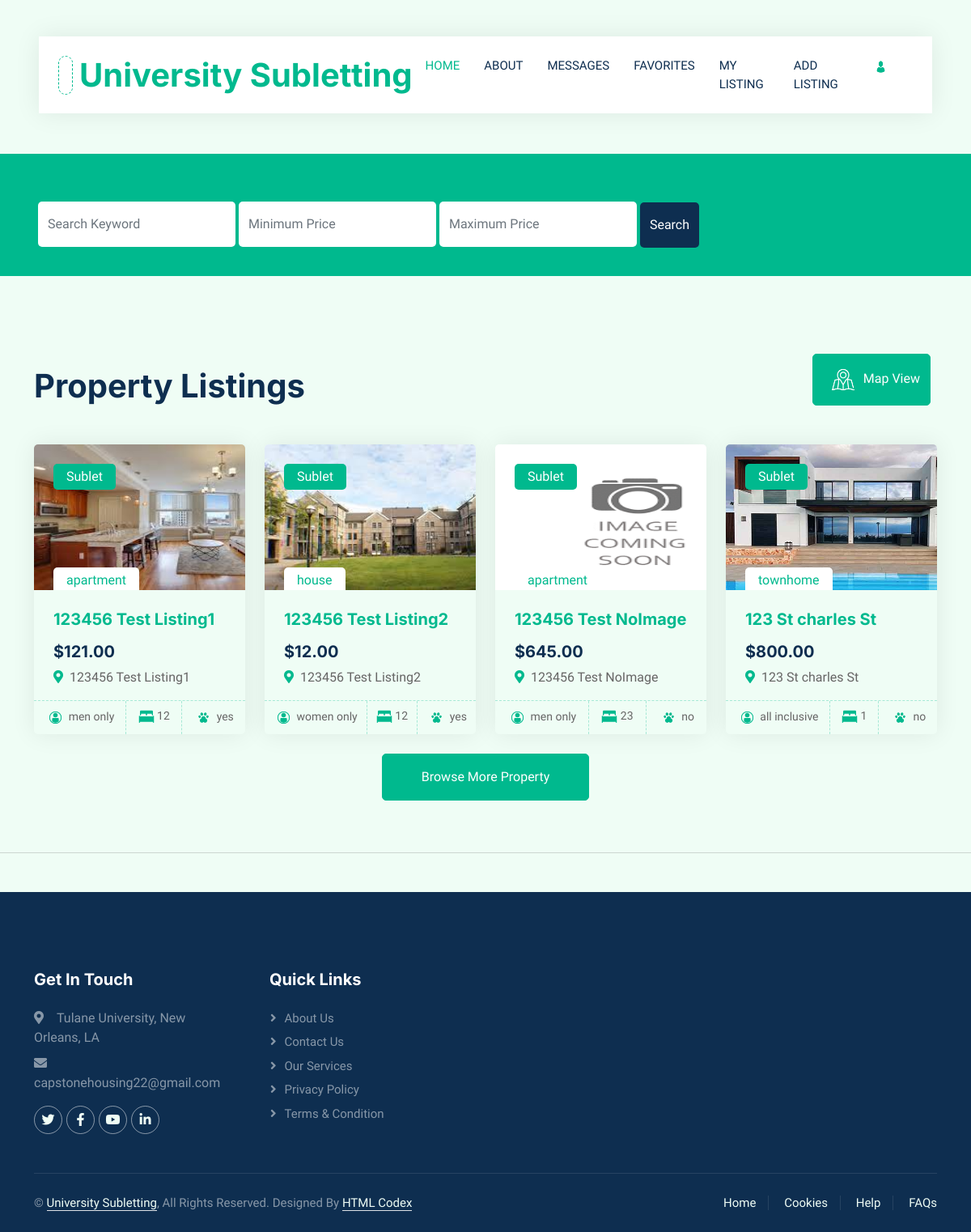
/home/, run on the app's committed database.
### hello/models.py (models this page shows)
class allinformation(models.Model):
    user = models.ForeignKey(User, on_delete=models.CASCADE, null=True)
    address = models.CharField(max_length=200, blank=True, null=True)
    city = models.CharField(max_length=200, blank=True, null=True)
    zip = models.IntegerField( blank=True, null=True)
    state = models.CharField(max_length=22, blank=True, null=True)
    hometype = models.CharField(max_length=100, blank=True, null=True)
    monthlyprice = models.DecimalField(max_digits = 100, decimal_places=2, blank=True, null=True)
    securitydeposit = models.DecimalField(max_digits = 100, decimal_places=2, blank=True, null=True)
    numbertenants = models.IntegerField(blank=True, null=True)
    gender = models.CharField(max_length=20, blank=True, null=True)
    beds = models.IntegerField( blank=True, null=True)
    addrentinfo = models.CharField(max_length=300, blank=True, null=True)
    parking = models.CharField(max_length=4, blank=True, null=True)
    pets = models.CharField(max_length=4, blank=True, null=True)
    laundry = models.CharField(max_length=20, blank=True, null=True)
    addamenityinfo = models.CharField(max_length=300, blank=True, null=True)
    image = models.ImageField(upload_to="images/",default="images/image_coming_soon.png", height_field=None, width_field=None, max_length=100,blank=True, null=True)

### hello/views.py (the view)
# urls.py: path("home/", views.home, name="home"),
def home(request):
    shome_list = allinformation.objects.all()
    return render(request, 'hello/home.html', {'shome_list': shome_list})

### hello/templates/hello/home.html (shortened to what this page needs)
{% extends "hello/layout.html" %}
{% load static %}
{% block content %}
    <head>
        <link href="https://cdnjs.cloudflare.com/ajax/libs/font-awesome/5.10.0/css/all.min.css" rel="stylesheet">
        <link href="https://cdn.jsdelivr.net/npm/bootstrap-icons@1.4.1/font/bootstrap-icons.css" rel="stylesheet">
        <link href="{% static 'lib/animate/animate.min.css' %}" rel="stylesheet">
        <link href="{% static 'lib/owlcarousel/assets/owl.carousel.min.css' %}" rel="stylesheet">
        <link href="{% static 'hello/css/bootstrap.min.css' %}" rel="stylesheet">
        <link href="{% static 'hello/css/style.css' %}" rel="stylesheet">
    </head>
    <div class="container-fluid nav-bar bg-transparent">
        <nav class="navbar navbar-expand-lg bg-white navbar-light py-0 px-4">
            <a href="{% url 'home' %}" class="navbar-brand d-flex align-items-center text-center">
                <div class="icon p-2 me-2">
                </div>
                <h1 class="m-0 text-primary">University Subletting</h1>
            </a>
            <div class="navbar-nav ms-auto">
                <a href="{% url 'home' %}" class="nav-item nav-link active">Home</a>
                <a href="{% url 'about' %}" class="nav-item nav-link">About</a>
                <a href="{% url 'messages' %}" class="nav-item nav-link">Messages</a>
                <a href="{% url 'favorites' %}" class="nav-item nav-link">Favorites</a>
                <a href="{% url 'listing' %}" class="nav-item nav-link">My Listing</a>
                <a href="{% url 'add_listing' %}" class="nav-item nav-link">Add Listing</a>
                <a href="{% url 'profile' %}" class="nav-item nav-link"><img class="img-fluid" src="{% static 'hello/images/icon-profile.png' %}" alt="Icon" style="width: 25px; height: 25px;"></a>
            </div>
        </nav>
    </div>
    <div class="container-fluid bg-primary mb-5 wow fadeIn " data-wow-delay="0.1s" style="padding: 35px; margin-top:50px">
        <div class="container">
            <div class="row g-2">
                    <div class="col-md-10">
                        <div class="row g-2">
                                    <form  action = "{% url 'search_listings' %} " method = "POST">
                                        <div style="display:inline-block;">
                                        <input type = "text" name = "search" placeholder="Search Keyword" class="form-control border-0 py-3">
                                        </div>
                                        <div style="display:inline-block;">
                                        <label for="minPrice"></label><input type="number" id="minPrice" name="minPrice" placeholder="Minimum Price" min=0  class="form-control border-0 py-3">
                                        </div>
                                        <div style="display:inline-block;">
                                        <label for="maxPrice"></label><input type="number" id="maxPrice" name="maxPrice" placeholder="Maximum Price" min=0 class="form-control border-0 py-3">
                                        </div>
                                        <div style="display:inline-block;" >
                                        <button type = "submit" class="btn btn-dark border-0 w-100 py-3" > Search</button>
                                        </div>
                                    </form>
                        </div>
                    </div>
            </div>
        </div>
    </div>
    <div class="container-xxl py-5">
        <div class="container">
            <div class="row g-0 gx-5 align-items-end">
                <div class="col-lg-6">
                    <div class="text-start mx-auto mb-5 wow slideInLeft" data-wow-delay="0.1s">
                        <h1 class="mb-3">Property Listings</h1>
                    </div>
                </div>
                <div class="col-lg-6 text-start text-lg-end wow slideInRight" data-wow-delay="0.1s">
                    <ul class="nav nav-pills d-inline-flex justify-content-end mb-5">
                        <li class="nav-item me-2">
                            <a class="btn btn-outline-primary active" data-bs-toggle="pill" href="#tab-1"><img class="img-fluid" src="{% static 'hello/images/icon-map.png'%}" alt="Icon" style="width: 50px; height: 50px;">Map View</a>
                        </li>
                    </ul>
                </div>
            </div>
            <div class="tab-content">
                <div id="tab-1" class="tab-pane fade show p-0 active">
                    <div class="row g-4">
                        {% for listing in shome_list%}
                        <div class="col-lg-3 col-md-6 wow fadeInUp" data-wow-delay="0.1s">
                            <a href="{% url 'view_listing' listing.id %}">
                                <div class="property-item rounded overflow-hidden">
                                    <div class="position-relative overflow-hidden">
                                        <img src="{{listing.image.url}}"  width="350" height="180" alt="Listing Picture">
                                        <div class="bg-primary rounded text-white position-absolute start-0 top-0 m-4 py-1 px-3">Sublet</div>
                                        <div class="bg-white rounded-top text-primary position-absolute start-0 bottom-0 mx-4 pt-1 px-3">{{listing.hometype}}</div>
                                    </div>
                                    <div class="p-4 pb-0">
                                        <h5 class="text-primary mb-3">{{listing.address}}</h5>
                                        <a class="d-block h5 mb-2" href="{% url 'view_listing' listing.id %}" id="{{listing.id}}">${{listing.monthlyprice}}</a>
                                        <p><i class="fa fa-map-marker-alt text-primary me-2"></i>{{listing.address}}</p>
                                    </div>
                                    <div class="d-flex border-top">
                                        <small class="flex-fill text-center border-end py-2"><img class="img-fluid" src="{% static 'hello/images/icon-person.png'%}" alt="Icon" style="width: 25px; height: 25px;"></img> {{listing.gender}}</small>
                                        <small class="flex-fill text-center border-end py-2"><img class="img-fluid " src="{% static 'hello/images/icon-bed.png'%}" alt="Icon" style="width: 20px; height: 20px;"></img> {{listing.beds}}</small>
                                        <small class="flex-fill text-center py-2"><img class="img-fluid" src="{% static 'hello/images/icon-pet.png'%}" alt="Icon" style="width: 25px; height: 25px;"></img> {{listing.pets}}</small>
                                    </div>
                                </div>
                            </a>
                        </div>
                        {% endfor %}
                        <div class="col-12 text-center">
                            <a class="btn btn-primary py-3 px-5" href="">Browse More Property</a>
                        </div>
                    </div>
                </div>
            </div>
        </div>
    </div>
{% endblock %}

### hello/static/hello/css/style.css (style rules this page uses)
:root { --primary: #00B98E; --secondary: #FF6922; --light: #EFFDF5; --dark: #0E2E50; }
.btn { transition: .5s; }
.btn.btn-primary, .btn.btn-secondary { color: #FFFFFF; }
.nav-bar { position: relative; margin-top: 45px; padding: 0 3rem; transition: .5s; z-index: 9999; }
.navbar { box-shadow: 0 0 30px rgba(0, 0, 0, .08); }
.navbar-light .navbar-nav .nav-link { margin-right: 30px; padding: 25px 0; color: #FFFFFF; font-size: 15px; text-transform: uppercase; outline: none; }
.navbar-light .navbar-nav .nav-link:hover, .navbar-light .navbar-nav .nav-link.active { color: var(--primary); }
.navbar-light .navbar-brand { height: 75px; }
.navbar-light .navbar-nav .nav-link { color: var(--dark); font-weight: 500; }
.icon { padding: 15px; display: inline-flex; align-items: center; justify-content: center; background: #FFFFFF !important; border-radius: 50px; border: 1px dashed var(--primary) !important; }
.nav-pills .nav-item .btn { color: var(--dark); }
.nav-pills .nav-item .btn:hover, .nav-pills .nav-item .btn.active { color: #FFFFFF; }
.property-item { box-shadow: 0 0 30px rgba(0, 0, 0, .08); }
.property-item img { transition: .5s; }
.property-item .border-top { border-top: 1px dashed rgba(0, 185, 142, .3) !important; }
.property-item .border-end { border-right: 1px dashed rgba(0, 185, 142, .3) !important; }

### data on the page
allinformation: image (picture), hometype "apartment", address "123456 Test Listing1", monthlyprice "121.00", gender "men only", beds "12", pets "yes"
allinformation: image (picture), hometype "house", address "123456 Test Listing2", monthlyprice "12.00", gender "women only", beds "12", pets "yes"
allinformation: image (picture), hometype "apartment", address "123456 Test NoImage", monthlyprice "645.00", gender "men only", beds "23", pets "no"
allinformation: image (picture), hometype "townhome", address "123 St charles St", monthlyprice "800.00", gender "all inclusive", beds "1", pets "no"
